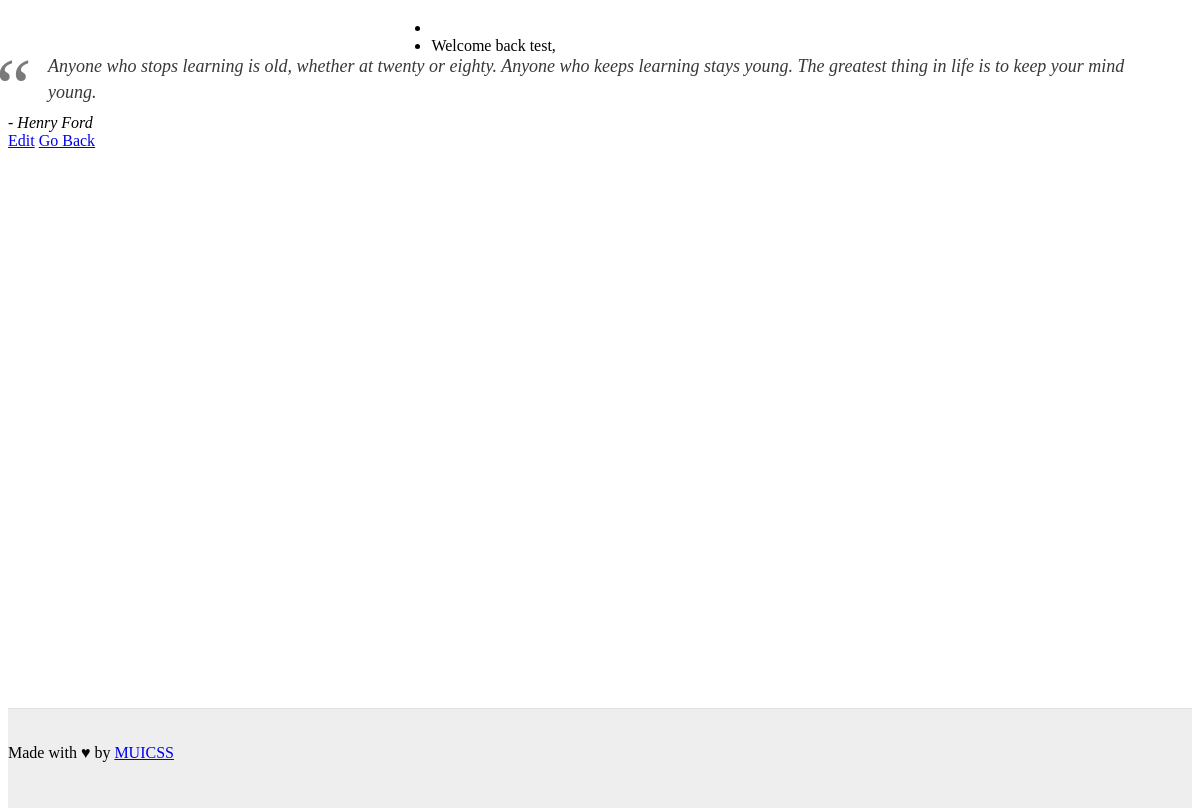
The page /2 (signed in) on the database its author committed.
### quotes/models.py (models this page shows, shortened)
class Quote(models.Model):
    quote = models.TextField()
    author = models.CharField(max_length=100)
    source = models.URLField(blank=True, null=True)
    cover = models.URLField(blank=True, null=True)
    added = models.DateTimeField(auto_now_add=True)
    edited = models.DateTimeField(auto_now=True)
    user = models.ForeignKey(User, on_delete=models.CASCADE,
                             blank=True, null=True)
    class Meta:
        ordering = ['-added']

### quotes/views.py (the view)
# urls.py: path('<int:pk>', views.quote_detail, name='quote_detail'),
def quote_detail(request, pk):
    quote = get_object_or_404(Quote, pk=pk)
    return render(request, 'quotes/quote_detail.html', {'quote': quote})

### quotes/templates/quotes/quote_detail.html
{% extends 'base.html' %}
{% load humanize %}
{% block content %}
  <div class="mui-panel">
    <div class="mui-container">
      <blockquote>{{ quote.quote }}</blockquote>
      <cite>- {{ quote.author }}</cite>
    </div>
  </div>
  <div class="mui-container">
    {% if quote.user == request.user %}
      <a class="mui-btn mui-btn--primary" href="{% url "quotes:quote_edit" quote.id %}">Edit</a>
    {% endif %}
    <a class="mui-btn mui-btn--raised" href="{% url "quotes:quote_list" %}">Go Back</a>
  </div>
{% endblock %}

### mysite/templates/base.html (shortened to what this page needs)
{% load static %}
<!doctype html>
<html>
  <head>
    <link href="//cdn.muicss.com/mui-0.9.40/css/mui.min.css" rel="stylesheet" type="text/css" />
    <link href="{% static 'css/style.css' %}" rel="stylesheet" type="text/css" />
  </head>
  <body
  >
    <header class="mui-appbar mui--z1">
      <div class="mui-container">
        <table>
          <tr class="mui--appbar-height">
            <td class="mui--text-title"><a id="pageTitle" href="{% url "quotes:quote_list" %}">PyBites Quotes</a></td>
            <td class="mui--text-right">
              <ul class="mui-list--inline mui--text-body2">
                <li><a href="#">About</a></li>
                {% if request.user.is_authenticated %}
                  <li>Welcome back {{ request.user.username }}, <a href="{% url 'logout' %}">logout</a></li>
                {% else %}
                  <li><a href="{% url 'login' %}">Login to add quotes</a></li>
                {% endif %}
              </ul>
            </td>
          </tr>
        </table>
      </div>
    </header>
    <div id="content-wrapper"
    >
      <div class="mui-container">
        <br><br>
        {% block content %}{% endblock %}
      </div>
    </div>
    <footer>
      <div class="mui-container mui--text-center">
        Made with ♥ by <a href="https://www.muicss.com">MUICSS</a>
      </div>
    </footer>
  </body>
</html>

### mysite/static/css/style.css (style rules this page uses)
html, body { height: 100%; }
html, body, input, textarea, button { -webkit-font-smoothing: antialiased; -moz-osx-font-smoothing: grayscale; text-shadow: 1px 1px 1px rgba(0, 0, 0, 0.004); }
header { position: fixed; top: 0; right: 0; left: 0; z-index: 2; }
header ul.mui-list--inline { margin-bottom: 0; }
header a { color: white; }
header table { width: 100%; }
#content-wrapper { min-height: 100%; box-sizing: border-box; margin-bottom: -100px; padding-bottom: 100px; }
footer { box-sizing: border-box; height: 100px; background-color: #eee; border-top: 1px solid #e0e0e0; padding-top: 35px; }
blockquote { border-left: none; font-family: Georgia, serif; font-size: 18px; font-style: italic; margin: 0.25em 0; padding: 0.25em 40px; line-height: 1.45; position: relative; color: #383838; }
blockquote:before { display: block; content: "\201C"; font-size: 80px; position: absolute; left: -20px; top: -20px; color: #7a7a7a; }

### rows shown on the page
Quote: quote "Anyone who stops learning is old, whether at twenty or eighty. Anyone who keeps learning stays young. The greatest thing in life is to keep your mind young.", author "Henry Ford"

### other values the page prints
{{ request.user.username }} "test"
